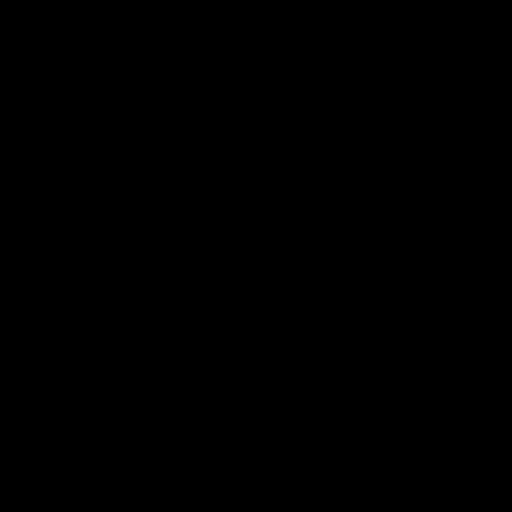
Frame 1 (no input)
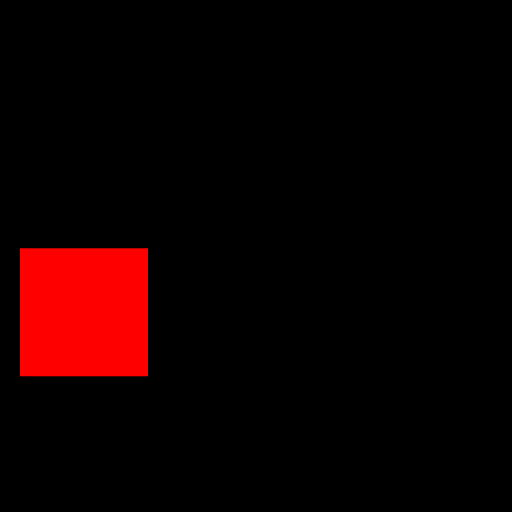
Frame 60 (the mouse pressed at the canvas centre just before this capture)
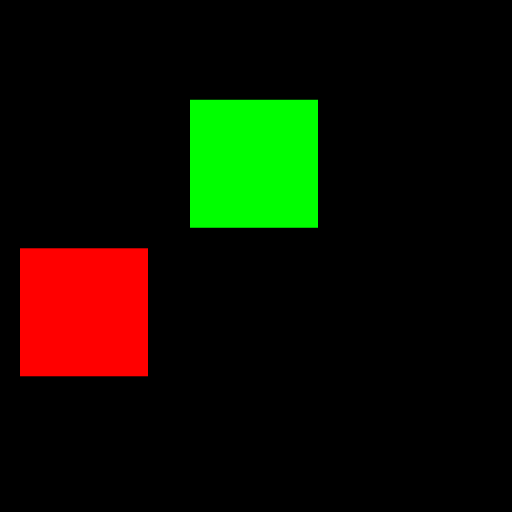
Frame 120 (the mouse held since frame 60 and released just before this capture)

The Processing sketch that drew these frames (run headless with seeded random() and noise(); from frame 60 on, the mouse is pressed at the canvas centre):

// Processing sketch: processing_107210
// ── processing_107210.pde

/* # pseudo code
Have beats of squares randomly come in but stay on x axis
1. Create 3 squares (which will be red green blue)
2. Create random for the Y axis and set the x axis for squares
3. only show one square or three max per loop (beat of 3 one per second)
*/

color r, g, b;
int timer;
int rect_size;
int rect_x;
float rect_y1;
float rect_y2;
float rect_y3;
 
void setup() {
  size(512, 512);
  background(0);
  smooth();
  rect_size = 128;
  rect_x = 20;
  rect_y1 = random(384);
  rect_y2 = random(384);
  rect_y3 = random(384);
  r = color(255, 0, 0);
  g = color(0, 255, 0);
  b = color(0, 0, 255);
}
 
void draw() {
  
  background(0);
  
  noStroke();
 
  // use millis() and a timer to change the background every second
  if (millis() - timer >= 1000) {
    //background(random(255));
    //timer = millis(); // Save the current time to restart the timer!
    fill(r);
    rect(rect_x, rect_y1, rect_size, rect_size);
    println("1 of 3");
  }
  if (millis() - timer >= 2000) {
    fill(g);
    rect(rect_x+170, rect_y2, rect_size, rect_size);
    println("2 of 3");
  }
  if (millis() - timer >= 3000) {
    fill(b);
    rect(rect_x+340, rect_y3, rect_size, rect_size);
    println("3 of 3");
  }
  if (millis() - timer >= 4000) {
    println("end");
    timer = millis(); // Save the current time to restart the timer!
    rect_y1 = random(384);
    rect_y2 = random(384);
    rect_y3 = random(384);
  }

}
